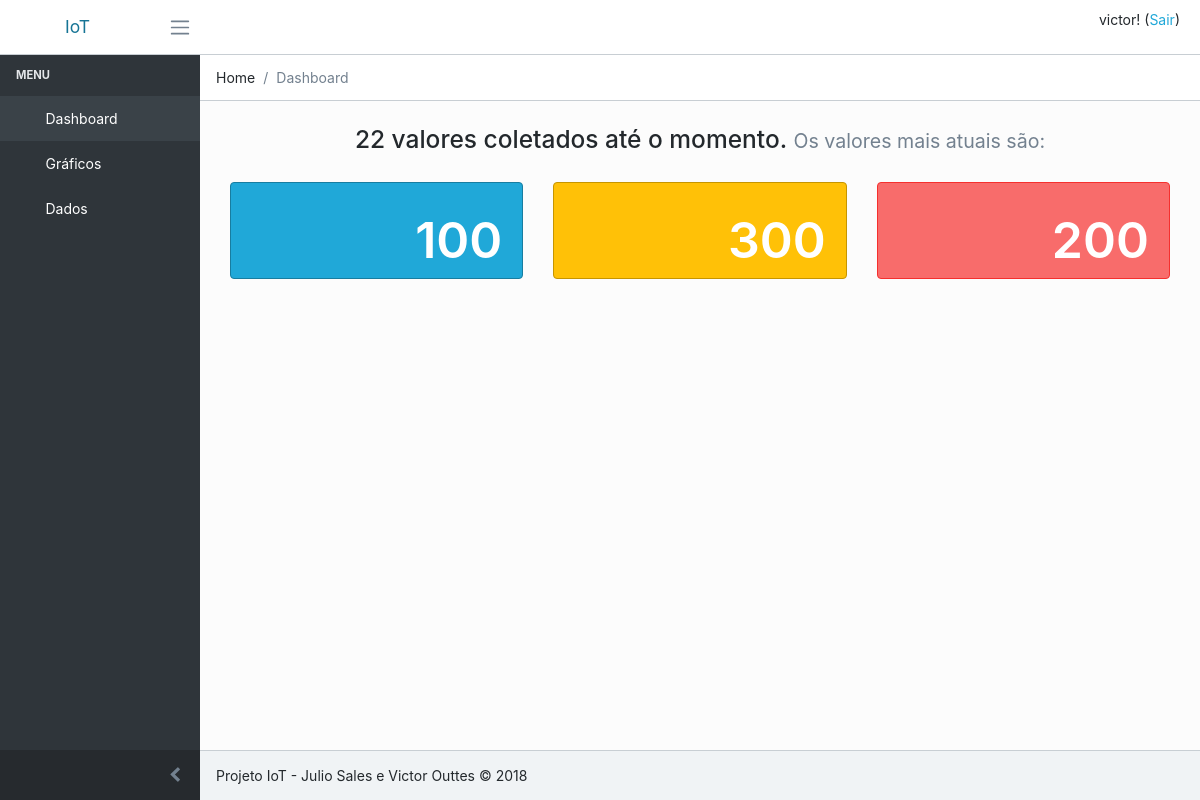
Before: / (signed in) with the older database file.
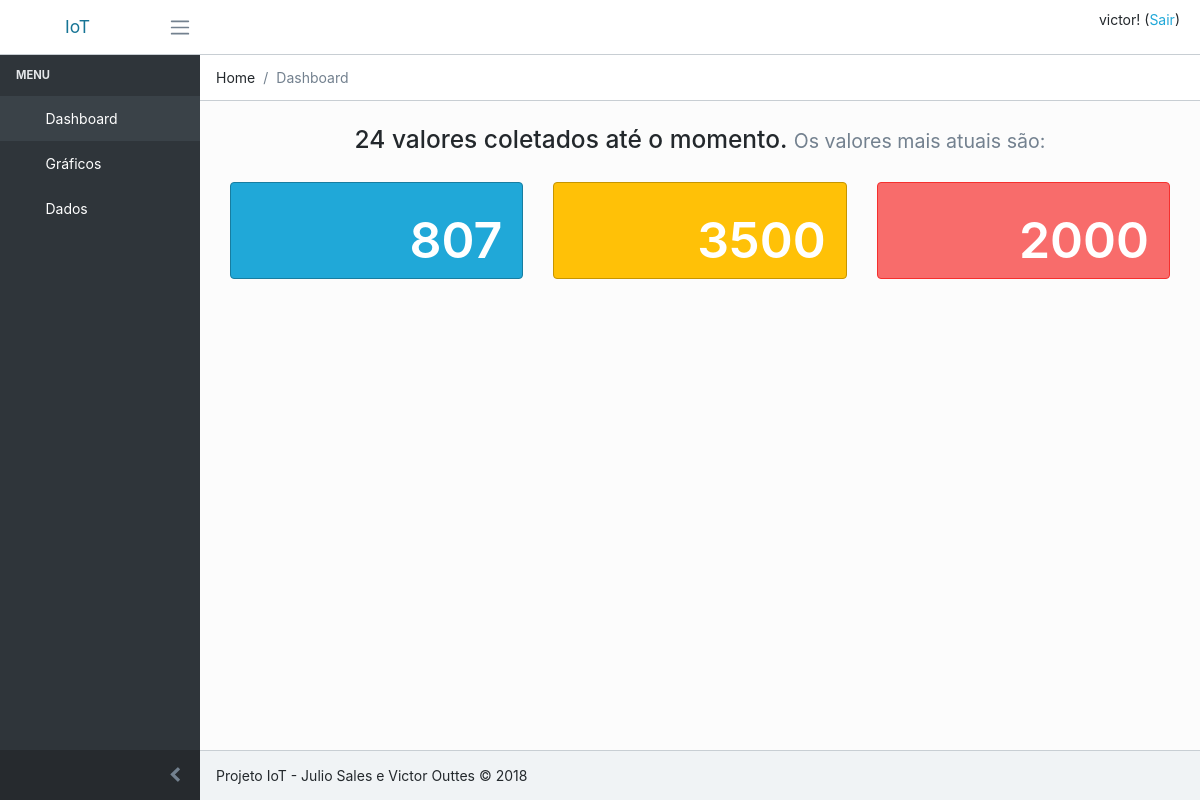
After: the same page with the newer database file.
### home/models.py (models this page shows, shortened)
class Sensor(models.Model):
    date = models.DateTimeField(auto_now_add=True)
    temperature = models.CharField(max_length=30)
    sunlight = models.CharField(max_length=30)
    humidity = models.CharField(max_length=30)

### home/views.py (the view)
# urls.py: 2. Add a URL to urlpatterns:  path('', views.home, name='home')
@login_required
def home(request):
    if Sensor.objects.all().exists():
        sensor = Sensor.objects.latest('id')
        count = Sensor.objects.all().count()
        data = {'sensor': sensor, 'count': count}
    else:
        data = {'sensor': None, 'count': 0}
    return render(request, 'home/home.html', data)

### home/templates/home/home.html (shortened to what this page needs)
{% extends 'layout.html' %}
{% block breadcrumb %}
<ol class="breadcrumb">
    <li class="breadcrumb-item">Home</li>
    <li class="breadcrumb-item active">Dashboard</li>
</ol>
{% endblock %}
{% block main %}
<div class="animated fadeIn">
    <div class="text-center" style="padding-bottom: 20px;">
        <h3>
          {{count}} valores coletados até o momento.
          <small class="text-muted">Os valores mais atuais são:</small>
        </h3>
    </div>
    <div class="row">
        <div class="col-sm-4">
            <div class="card text-white bg-primary">
                <div class="card-body pb-0">
                    <div class="text-value text-right" style="font-size: 50px;">{{sensor.humidity}}</div>
                </div>
            </div>
        </div>
        <div class="col-sm-4">
            <div class="card text-white bg-warning">
                <div class="card-body pb-0">
                    <div class="text-value text-right" style="font-size: 50px;">{{sensor.sunlight}}</div>
                </div>
            </div>
        </div>
        <div class="col-sm-4">
            <div class="card text-white bg-danger">
                <div class="card-body pb-0">
                    <div class="text-value text-right" style="font-size: 50px;">{{sensor.temperature}}</div>
                </div>
            </div>
        </div>
    </div>
</div>
{% endblock %}

Changed rows visible on the page:
no longer on this page (row unchanged): Sensor: humidity "100", sunlight "300", temperature "200"
added Sensor: humidity "807", sunlight "3500", temperature "2000"
Other visible differences:
{{ count }}: "22" → "24"
